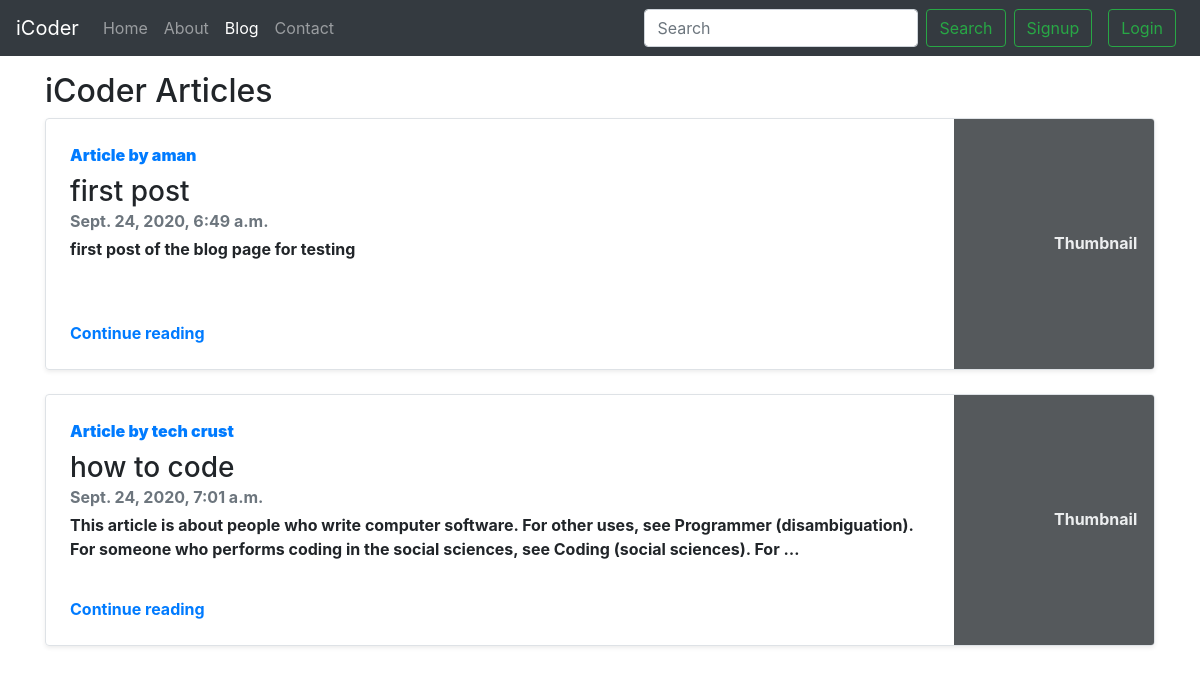
Screenshot of /blog/ with the database file from the repository.
### blog/models.py (models this page shows, shortened)
class Post(models.Model):
    sno = models.AutoField(primary_key=True)
    title = models.CharField(max_length=300)
    content = models.TextField()
    author = models.CharField(max_length=50)
    slug = models.CharField(max_length=150)
    timeStamp = models.DateTimeField( blank = True)

### blog/views.py (the view)
# urls.py: path('', views.blogHome,name='blogHome'),
def blogHome(request):
    allposts = Post.objects.all()
    context = {'allposts':allposts}
    return render(request,'blog/blogHome.html',context)

### templates/blog/blogHome.html (shortened to what this page needs)
{% extends 'base.html' %}
{% block blogactive %} active {% endblock blogactive %}
{% block body %}
<div class="container my-3">
<h2> iCoder Articles</h2>
{% for post in allposts %}
<div class="row no-gutters border rounded overflow-hidden flex-md-row mb-4 shadow-sm h-md-250 position-relative">
        <div class="col p-4 d-flex flex-column position-static">
          <strong class="d-inline-block mb-2 text-primary">Article by {{post.author}}</strong>
          <h3 class="mb-0">{{post.title}}</h3>
          <div class="mb-1 text-muted">{{post.timeStamp}}</div>
          <p class="card-text mb-auto">{{post.content | truncatechars:200}}</p>
          <div>
          <a href="/blog/{{post.slug}}" role="button" class="btn-btn-primary">Continue reading</a>
          </div>
        </div>
        <div class="col-auto d-none d-lg-block">
          <svg class="bd-placeholder-img" width="200" height="250" xmlns="http://www.w3.org/2000/svg" preserveAspectRatio="xMidYMid slice" focusable="false" role="img" aria-label="Placeholder: Thumbnail"><title>Placeholder</title><rect width="100%" height="100%" fill="#55595c"></rect><text x="50%" y="50%" fill="#eceeef" dy=".3em">Thumbnail</text></svg>
        </div>
      </div>
      {% endfor %}
      </div>
{% endblock body %}

### rows the page displays
Post: author "aman", title "first post", timeStamp "Sept. 24, 2020, 6:49 a.m.", content "first post of the blog page for testing"
Post: author "tech crust", title "how to code", timeStamp "Sept. 24, 2020, 7:01 a.m.", content "This article is about people who write computer software. For other uses, see Programmer (disambiguation). For someone who performs coding in the social sciences, see Coding (social sciences). For …"
